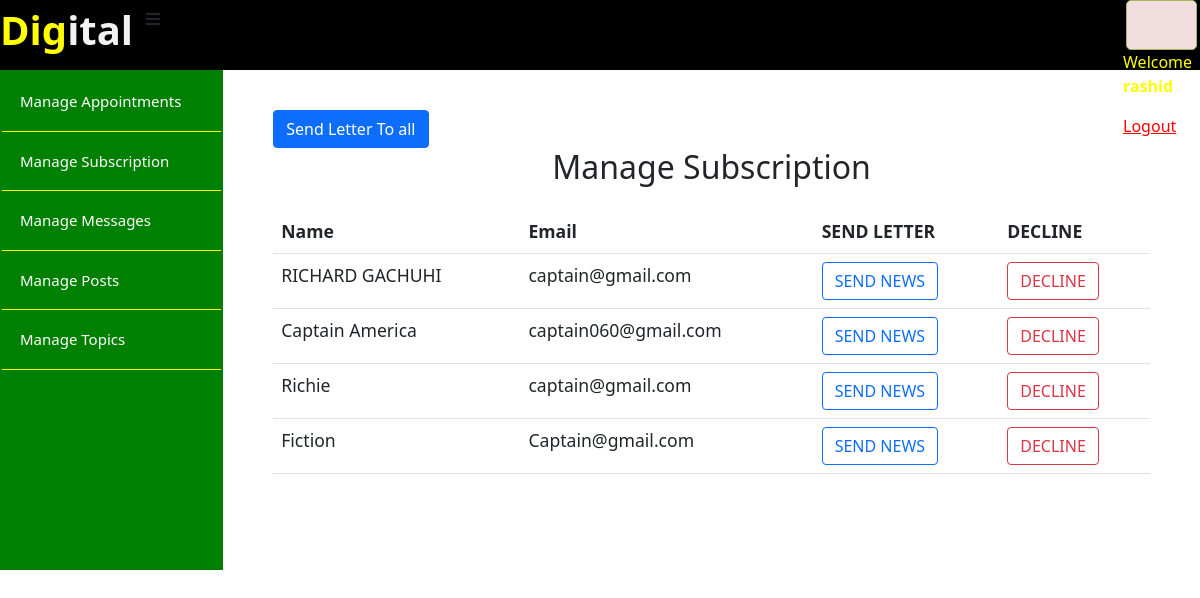
Page /Admin/subscriptions/index.php (signed in) on the committed database.
### tables this page shows
CREATE TABLE `newsletter` (
  `id` int(11) NOT NULL,
  `name` varchar(255) NOT NULL,
  `mail` varchar(255) NOT NULL
);

### Admin/subscriptions/index.php (the view, shortened to what this page needs)
<?php include ('../server.php');
?>
<!DOCTYPE html>
<html lang="en">
<head>
     <link rel="stylesheet" href="../admi.css">
    <link rel="stylesheet" href="https://cdnjs.cloudflare.com/ajax/libs/font-awesome/5.15.3/css/all.min.css"/>
    <link href="https://cdn.jsdelivr.net/npm/bootstrap@5.1.3/dist/css/bootstrap.min.css" rel="stylesheet">
</head>
<body>
  <div class="wrapper">
      <div class="logo"><a href="index.html"> <span style="color: yellow;">Dig</span>ital</a></div>
      <label for="menu-btn" class="btn menu-btn"><i class="fas fa-bars"></i></label>
        <div class="contentadmin">
    <?php if (isset($_SESSION['success'])):?>
      <div class="error success">
      </div>
  <?php endif ?>
    <?php if (isset($_SESSION["username"])): ?>
      <p style="color:yellow;">Welcome    <strong><?php echo $_SESSION['username']; ?></strong></p>
      <p><a href="index.php?logout='1'" style="color: red;">Logout</a></p>
      <?php endif ?>
  </div>
    </div>
<div class="admin-wrapper">
  <div class="left-sidebar">
  <ul>
    <li><a href="../appointments/index.php">Manage Appointments</a></li>
    <li><a href="index.php">Manage Subscription </a></li>
    <li><a href="../messages/index.php">Manage Messages </a></li>
     <li><a href="../post/index.php">Manage Posts</a></li>
    <li><a href="../topics/index.php">Manage Topics</a></li>
  </ul>
   </div>
  <div class="admin-content">
<div class="button-group">
<a href="../../sendemail.php" class="btn btn-big btn-primary">Send Letter To all</a>
  </div>
 <div class="content">
   <h2 class="page-title">Manage Subscription</h2>
   <table class="table table-outline-success">
     <tr>
      <th>Name</th>
      <th>Email</th>
       <th>SEND LETTER</th>
        <th>DECLINE</th>
     </tr>
     <?php
$select_query = "SELECT * FROM `newsletter` WHERE 1";
$message = mysqli_query($db,$select_query);
while ($row = mysqli_fetch_assoc($message)) {
extract($row);
echo "<tr>
<td>$name</td>
<td>$mail</td>
<td><a href='../../sendemail.php' class='btn btn-outline-primary btn-block' >SEND NEWS</a></td>
<td><a href='../../sendemail.php' class='btn btn-outline-danger btn-block' >DECLINE</a></td>
</tr>";
}
?>
   </table>
   </div>
  </div>
</body>
</html>

### Admin/admi.css (style rules this page uses)
body { font-family: 'Lora', serif; }
.wrapper { width: 100%; display: inline-flex; background: #000; height: 70px; }
.wrapper .logo a { color: #f2f2f2; font-size: 40px; font-weight: 600; text-decoration: none; }
.admin-wrapper { display: flex; height:500px; }
.admin-wrapper .left-sidebar { flex: 2; border: 2px solid green; height: 100%; background: green; }
.admin-wrapper .left-sidebar ul { list-style: none; margin: 0px; padding: 0px; color: aliceblue; }
.admin-wrapper .left-sidebar ul li a { font-size: 15px; text-decoration: none; padding: 18px; display: block; color: #fff; border-bottom: 1px solid yellow; }
.admin-wrapper .admin-content { flex: 8; height: 100%; overflow-y: scroll; padding: 40px 50px 50px; }
.admin-content .page-title { text-align: center; margin-bottom: 1.5rem; }
table { width: 100%; border-collapse: collapse; font-size: 1.1rem; }
th,td { padding: 15px; text-align: left; border-bottom: 1px solid red; }
.contentadmin { position: inherit; float: right; color: white; margin-left: 950px; }
.btn { background: #000; }
.error { width: 92%; height: 50px; margin: 0px auto; padding: 10px; border: 1px solid #a7b658; color: #7fbd3c; background: #f2dede; list-style: none; border-radius: 5px; text-align: left; }

### rows in the picture
newsletter: name "RICHARD GACHUHI", mail "captain@gmail.com"
newsletter: name "Captain America", mail "captain060@gmail.com"
newsletter: name "Richie", mail "captain@gmail.com"
newsletter: name "Fiction", mail "Captain@gmail.com"

### other values in the picture
$_SESSION['username'] "rashid"
